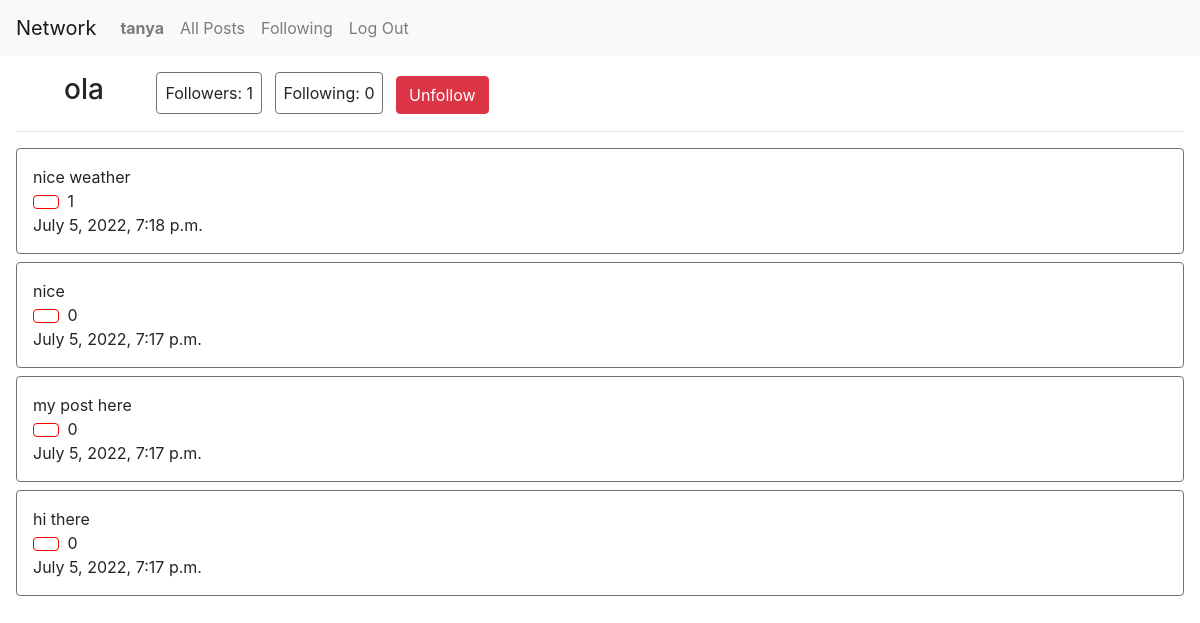
Screenshot of /profile/3 (signed in) with the database file from the repository.
### network/models.py (models this page shows, shortened)
class User(AbstractUser):
    pass

class Post(models.Model):
    user = models.ForeignKey(User, on_delete=models.CASCADE, related_name="user")
    post = models.CharField(max_length=300)
    timestamp = models.DateTimeField()
    likes = models.IntegerField(default=0)

### network/views.py (the view, shortened to what this page needs)
# urls.py: path("profile/<str:owner>", views.profile, name="profile"),
def profile(request, owner):
    owner = User.objects.get(id=owner)
    button = "Follow" if Follow.objects.filter(follower=request.user, following=owner).count() == 0 else "Unfollow"
    posts = Post.objects.filter(user=owner.id).order_by('-timestamp')
    for post in posts:
        post.likes = Like.objects.filter(post=post.id).count()
        post.save()
    paginator = Paginator(posts, 10)
    page_number = request.GET.get('page')
    page_obj = paginator.get_page(page_number)
    return render(request, "network/profile.html", {
    "owner": owner,
    "followers": Follow.objects.filter(following=owner).count(),
    "following": Follow.objects.filter(follower=owner).count(),
    "page_obj": page_obj,
    "button": button
    })

### network/templates/network/profile.html (shortened to what this page needs)
{% extends "network/layout.html" %}
{% load static %}
{% block body %}
<div id="profile" class="p-3">
  <div>
    <h3 class="ml-5" style="display: inline-block;">{{ owner.username }}</h3>
    <div class="ml-5" style="display: inline-block;">
      <div class="border border-secondary rounded p-2" style="display: inline-block;">Followers: {{ followers }}</div>
      <div class="border border-secondary rounded ml-2 p-2" style="display: inline-block;">Following: {{ following }}</div>
      <form style="display: inline-block;" action="{% url 'profile' owner.id %}" method="post">
        {% if user.id != owner.id %}
          {% if button == "Follow" %}
            <button type="submit" class="btn btn-primary ml-2" name="button" value="Follow">Follow</button>
          {% else %}
            <button type="submit" class="btn btn-danger ml-2" name="button" value="Unfollow">Unfollow</button>
          {% endif %}
        {% endif %}
      </form>
    </div>
  </div>
  <hr>
  <div>
    {% for post in page_obj %}
            <div class="border border-secondary rounded p-3 mt-2">
                <div id="post-{{post.id}}">{{ post.post }}</div>
                <button class="btn mr-1 d-inline-block" style="background-color:white; border-color: red;" id="like-btn-{{post.id}}" onclick="like('{{ post.id }}')"></button>
                <div id="like-count-{{post.id}}" class="d-inline-block">{{ post.likes }}</div>
                <div>{{ post.timestamp }}</div>
            </div>
        {% empty %}
            <div>It's empty here :( Add new posts to brighten up your page</div>
        {% endfor %}
  </div>
</div>
{% endblock %}

### network/templates/network/layout.html (shortened to what this page needs)
{% load static %}
<!DOCTYPE html>
<html lang="en">
    <head>
        <link rel="stylesheet" href="https://stackpath.bootstrapcdn.com/bootstrap/4.4.1/css/bootstrap.min.css">
        <link href="{% static 'network/styles.css' %}" rel="stylesheet">
    </head>
    <body>
        <nav class="navbar navbar-expand-lg navbar-light bg-light">
            <a class="navbar-brand" href="#">Network</a>
            <div>
              <ul class="navbar-nav mr-auto">
                {% if user.is_authenticated %}
                    <li class="nav-item">
                        <a class="nav-link" id="profile" href="{% url 'profile' user.id %}"><strong>{{ user.username }}</strong></a>
                    </li>
                {% endif %}
                <li class="nav-item">
                  <a class="nav-link" href="{% url 'index' %}">All Posts</a>
                </li>
                {% if user.is_authenticated %}
                    <li class="nav-item">
                        <a class="nav-link" id="following" href="{% url 'following' %}">Following</a>
                    </li>
                    <li class="nav-item">
                        <a class="nav-link" href="{% url 'logout' %}">Log Out</a>
                    </li>
                {% endif %}
              </ul>
            </div>
          </nav>
        <div class="body">
            {% block body %}
            {% endblock %}
        </div>
    </body>
</html>

### rows the page displays
User: username "tanya"
User: username "ola"
Post: post "nice weather", likes "1", timestamp "July 5, 2022, 7:18 p.m."
Post: post "nice", likes "0", timestamp "July 5, 2022, 7:17 p.m."
Post: post "my post here", likes "0", timestamp "July 5, 2022, 7:17 p.m."
Post: post "hi there", likes "0", timestamp "July 5, 2022, 7:17 p.m."

### other values shown
{{ followers }} "1"
{{ following }} "0"
